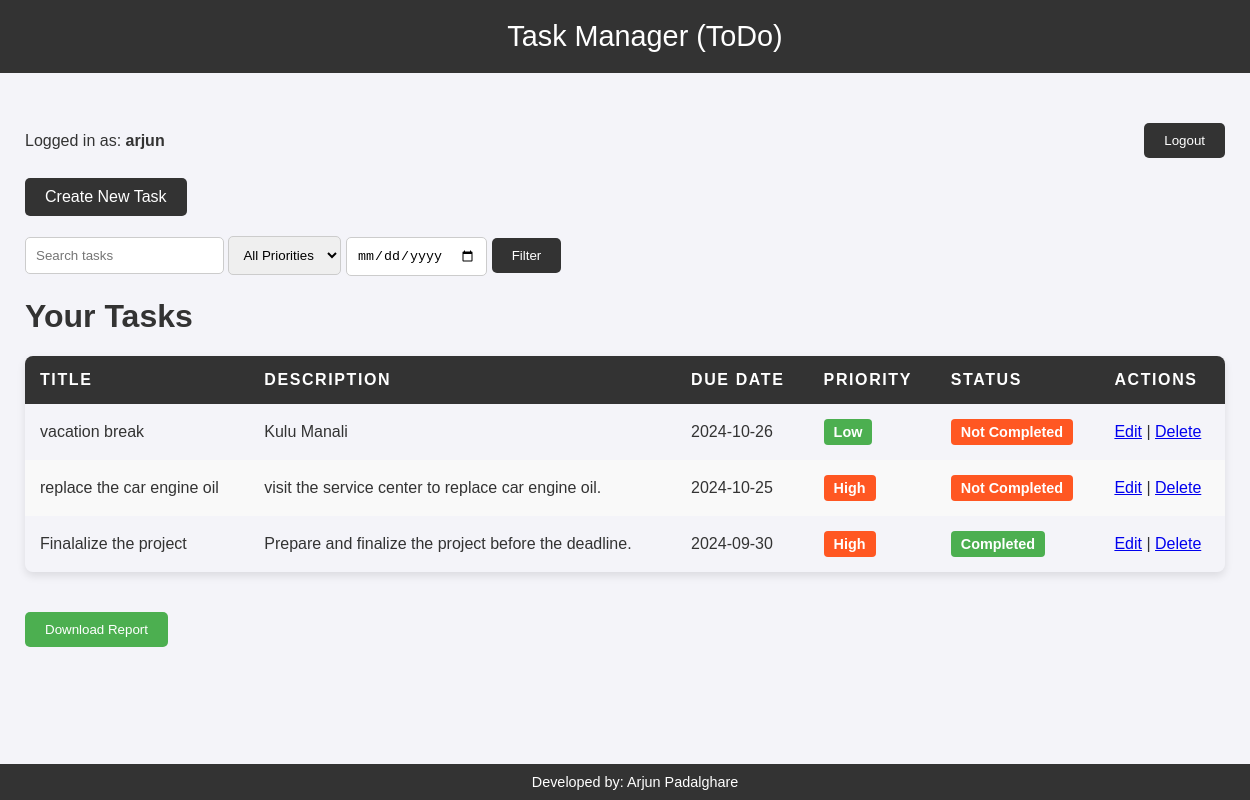
/tasks (signed in), run on an earlier commit of the app's database.
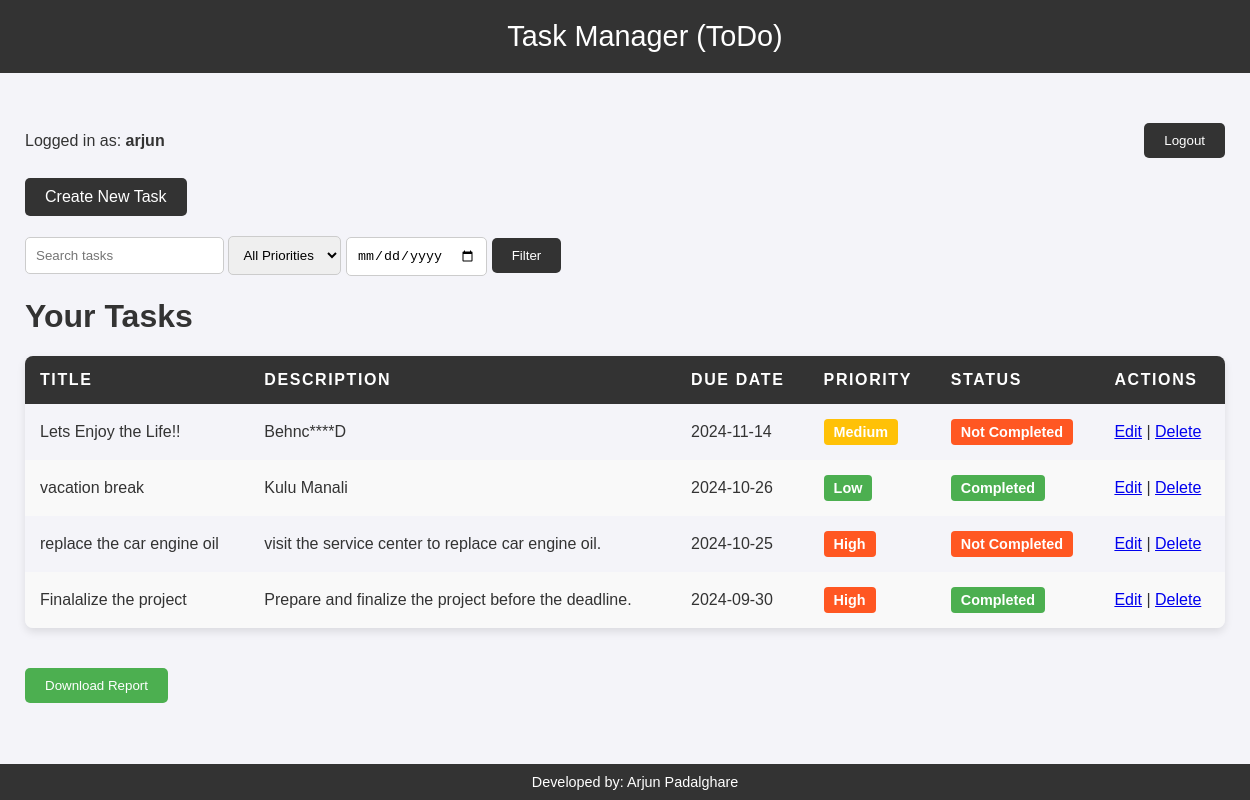
And on a later commit of the database.
### app/models.py (models this page shows, shortened)
class User(db.Model):
    id = db.Column(db.Integer, primary_key=True)
    username = db.Column(db.String(150), unique=True, nullable=False)
    password_hash = db.Column(db.String(150), nullable=False)
    security_question = db.Column(db.String(255), nullable=False)
    security_answer = db.Column(db.String(255), nullable=False)
    tasks = db.relationship('Task', backref='owner', lazy=True)

class Task(db.Model):
    id = db.Column(db.Integer, primary_key=True)
    title = db.Column(db.String(100), nullable=False)
    description = db.Column(db.Text, nullable=True)
    due_date = db.Column(db.DateTime, nullable=True)
    priority = db.Column(db.String(50), nullable=False, default='Low')
    completed = db.Column(db.Boolean, default=False)
    user_id = db.Column(db.Integer, db.ForeignKey('user.id'), nullable=False)

### app/routes.py (the view)
@app.route('/tasks', methods=['GET', 'POST'])
@login_required
@nocache
def view_tasks():
    if 'username' not in session:
        flash('Please log in to view your tasks.')
        return redirect(url_for('login'))
    user = User.query.filter_by(username=session['username']).first()
    search_query = request.args.get('search', '')
    priority_filter = request.args.get('priority', '')
    due_date_filter = request.args.get('due_date', '')
    tasks_query = Task.query.filter_by(user_id=user.id).order_by(Task.id.desc())
    if search_query:
        tasks_query = tasks_query.filter(
            (Task.title.ilike(f'%{search_query}%')) | (Task.description.ilike(f'%{search_query}%'))
        )
    if priority_filter:
        tasks_query = tasks_query.filter_by(priority=priority_filter)
    if due_date_filter:
        try:
            due_date = datetime.strptime(due_date_filter, '%Y-%m-%d').date()
            tasks_query = tasks_query.filter(Task.due_date <= due_date)
        except ValueError:
            flash('Invalid date format. Please use the date picker to select a date.')
    page = request.args.get('page', 1, type=int)
    tasks_per_page = 5  # Set the number of tasks per page
    tasks = tasks_query.paginate(page=page, per_page=tasks_per_page)
    return render_template('view_tasks.html', tasks=tasks.items, search_query=search_query,
                           priority_filter=priority_filter, due_date_filter=due_date_filter,
                           pagination=tasks)

### app/routes.py (called while the page is built)
def nocache(view):
    @wraps(view)
    def no_cache(*args, **kwargs):
        response = make_response(view(*args, **kwargs))
        response.headers["Cache-Control"] = "no-store, no-cache, must-revalidate, post-check=0, pre-check=0, max-age=0"
        response.headers["Pragma"] = "no-cache"
        response.headers["Expires"] = "-1"
        return response
    return no_cache

def login_required(f):
    @wraps(f)
    def decorated_function(*args, **kwargs):
        if 'username' not in session:
            flash('Please log in to access this page.')
            return redirect(url_for('login'))
        return f(*args, **kwargs)
    return decorated_function

### templates/view_tasks.html (shortened to what this page needs)
<!DOCTYPE html>
<html>
<head>
</head>
<body>
    <div class="header">
        Task Manager (ToDo)
    </div>
    <div class="content">
        <div class="user-info">
            <p>Logged in as: <strong>{{ session['username'] }}</strong></p>
            <form method="POST" action="{{ url_for('logout') }}">
                <button type="submit">Logout</button>
            </form>
        </div>
        <a href="{{ url_for('create_task') }}" class="create-task-button">Create New Task</a>
        <div class="filter-box">
            <form method="GET" action="{{ url_for('view_tasks') }}">
                <input type="text" name="search" placeholder="Search tasks" value="{{ search_query }}">
                <select name="priority">
                    <option value="">All Priorities</option>
                </select>
                <input type="date" name="due_date" value="{{ due_date_filter }}">
                <input type="submit" value="Filter">
            </form>
        </div>
        <h1>Your Tasks</h1>
        <table>
            <thead>
                <tr>
                    <th>Title</th>
                    <th>Description</th>
                    <th>Due Date</th>
                    <th>Priority</th>
                    <th>Status</th>
                    <th>Actions</th>
                </tr>
            </thead>
            <tbody>
                {% if tasks %}
                    {% for task in tasks %}
                        <tr>
                            <td>{{ task.title }}</td>
                            <td>{{ task.description }}</td>
                            <td>{{ task.due_date.strftime('%Y-%m-%d') if task.due_date else 'No due date' }}</td>
                            <td>
                                <span class="priority-badge priority {{ task.priority | lower }}">{{ task.priority }}</span>
                            </td>
                            <td>
                                <span class="status-badge status {% if task.completed %}completed{% else %}not-completed{% endif %}">
                                    {% if task.completed %}Completed{% else %}Not Completed{% endif %}
                                </span>
                            </td>
                            <td>
                                <a href="{{ url_for('edit_task', task_id=task.id) }}">Edit</a> |
                                <a href="{{ url_for('delete_task', task_id=task.id) }}">Delete</a>
                            </td>
                        </tr>
                    {% endfor %}
                {% else %}
                    <tr>
                        <td colspan="6">No tasks found</td>
                    </tr>
                {% endif %}
            </tbody>
        </table>
        <form method="GET" action="{{ url_for('download_report') }}">
            <button type="submit" class="download-report-button">Download Report</button>
        </form>
    </div>
    <div class="footer">
        Developed by: Arjun Padalghare
    </div>
</body>
</html>

### templates/view_tasks.html (style rules this page uses)
.header { text-align: center; padding: 20px; background-color: #333; color: white; font-size: 1.8em; position: relative; top: 0; width: 100%; }
.footer { text-align: center; padding: 10px; position: fixed; bottom: 0; width: 100%; background-color: #333; color: white; font-size: 0.9em; }
body { font-family: Arial, sans-serif; background-color: #f4f4f9; color: #333; margin: 0; padding: 0; }
.content { padding: 20px; max-width: 1200px; margin: 0 auto; }
.user-info { display: flex; justify-content: space-between; align-items: center; margin-bottom: 20px; margin-top: 30px; }
.user-info p { margin: 0; }
.user-info button { padding: 10px 20px; background-color: #333; color: white; border: none; border-radius: 5px; cursor: pointer; }
.create-task-button { display: inline-block; padding: 10px 20px; background-color: #333; color: white; text-decoration: none; border-radius: 5px; cursor: pointer; margin-bottom: 20px; }
table { width: 100%; border-collapse: collapse; margin: 20px 0; box-shadow: 0 4px 8px rgba(0, 0, 0, 0.1); border-radius: 8px; overflow: hidden; }
th, td { padding: 15px; text-align: left; }
th { background-color: #333; color: white; font-weight: bold; text-transform: uppercase; letter-spacing: 0.1em; }
tr:nth-child(even) { background-color: #f9f9f9; }
.priority-badge { padding: 5px 10px; border-radius: 4px; font-weight: bold; font-size: 0.9em; display: inline-block; color: #fff; }
.priority.low { background-color: #4CAF50; }
.priority.medium { background-color: #FFC107; }
.priority.high { background-color: #FF5722; }
.status-badge { padding: 5px 10px; border-radius: 4px; font-weight: bold; font-size: 0.9em; display: inline-block; color: #fff; }
.status.completed { background-color: #4CAF50; }
.status.not-completed { background-color: #FF5722; }
.filter-box { display: flex; gap: 10px; margin-bottom: 20px; }
.filter-box input[type="text"], .filter-box select, .filter-box input[type="date"] { padding: 10px; border-radius: 5px; border: 1px solid #ccc; width: auto; }
.filter-box input[type="submit"] { padding: 10px 20px; background-color: #333; color: white; border: none; border-radius: 5px; cursor: pointer; }
.download-report-button { padding: 10px 20px; background-color: #4CAF50; color: white; border: none; border-radius: 5px; cursor: pointer; margin-top: 20px; }

What changed in the data, as far as the page shows it:
added Task: title "Lets Enjoy the Life!!", description "Behnc****D", due_date "2024-11-14", priority "Medium", completed "Not Completed"
changed Task "vacation break": completed "Not Completed" → "Completed"
